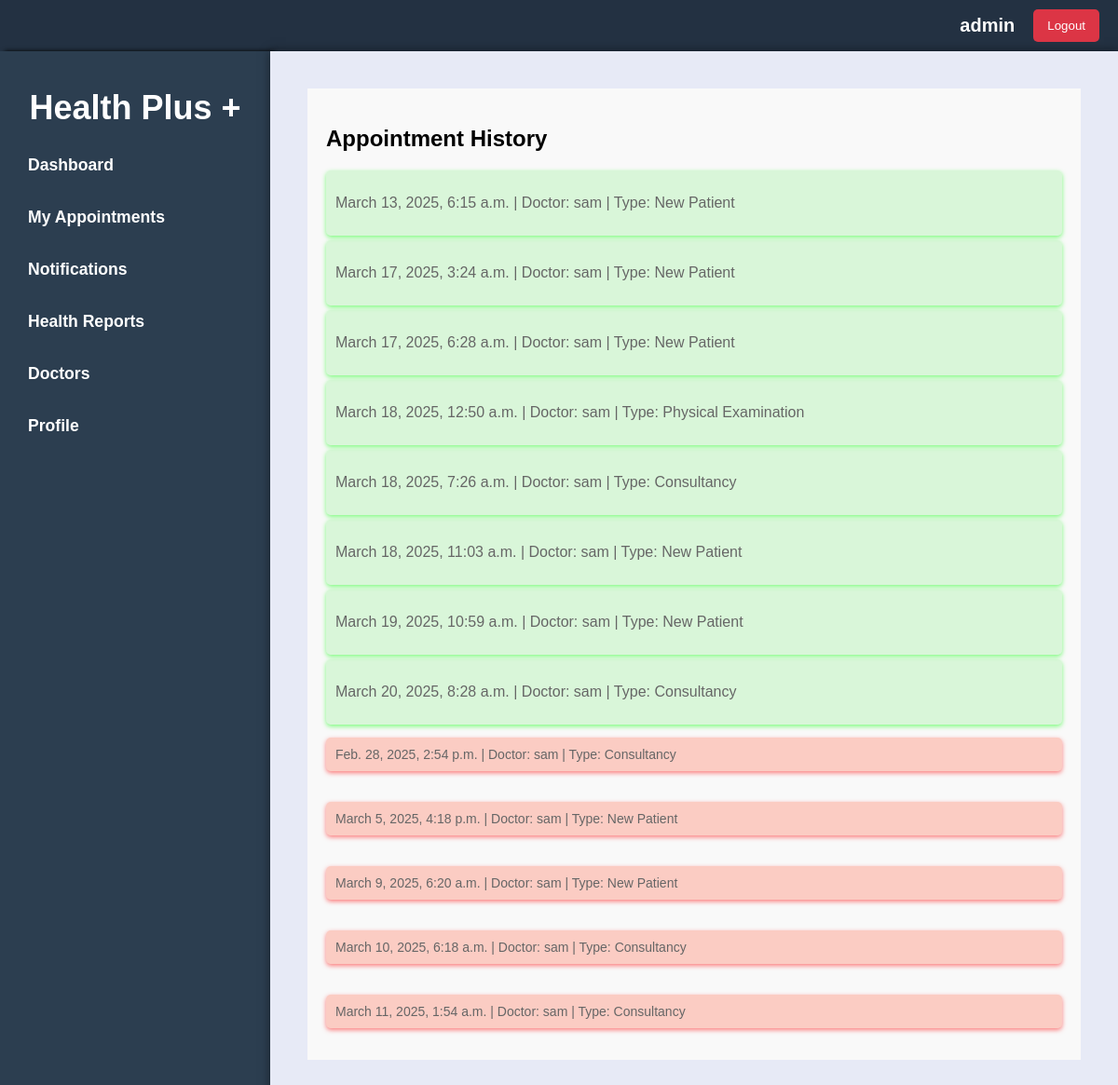
The page /appointments/ (signed in) on the database as committed earlier.
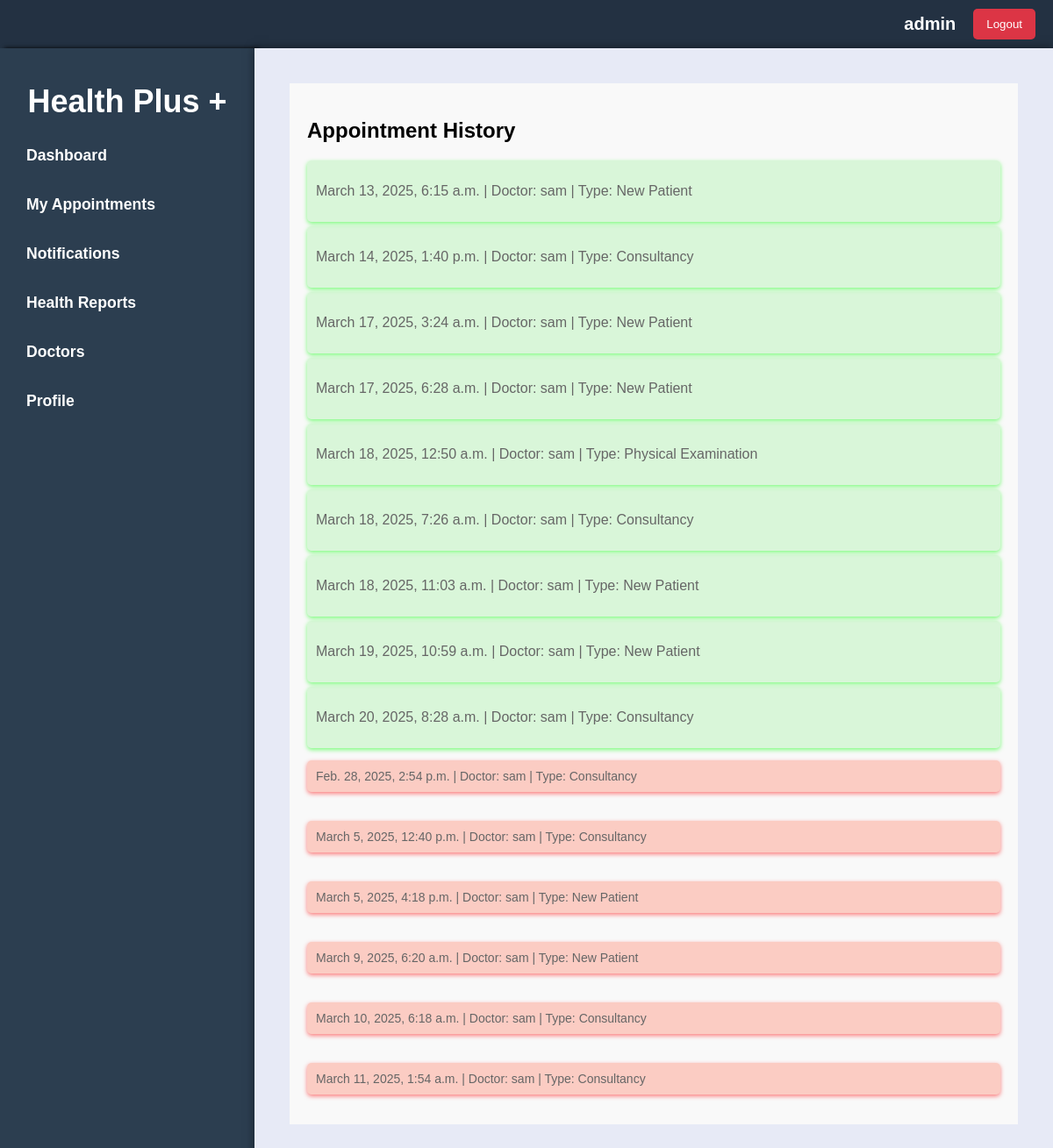
The same page on the database as committed later.
### booking/models.py (models this page shows, shortened)
class Appointment(models.Model):
    user = models.ForeignKey(User, on_delete=models.CASCADE, related_name='appointments')
    doctor = models.ForeignKey(Doctor, on_delete=models.CASCADE, related_name='appointments')
    appointment_type = models.ForeignKey(AppointmentType, on_delete=models.CASCADE)  # New field
    appointment_date = models.DateField()
    appointment_time = models.TimeField()
    status = models.CharField(max_length=20, choices=[('scheduled', 'Scheduled'), ('completed', 'Completed'), ('canceled', 'Canceled')])
    created_at = models.DateTimeField(auto_now_add=True)
    updated_at = models.DateTimeField(auto_now=True)
    class Meta:
        indexes = [
            models.Index(fields=['appointment_date']),
        ]

class Doctor(models.Model):
    user = models.OneToOneField(User, on_delete=models.CASCADE)
    specialty = models.CharField(max_length=100)
    qualifications = models.TextField()
    experience_years = models.PositiveIntegerField()
    languages_spoken = models.CharField(max_length=100, blank=True)
    rating = models.FloatField(default=0.0)
    available_days = models.CharField(max_length=100)
    available_time_start = models.TimeField()
    available_time_end = models.TimeField()

class AppointmentType(models.Model):
    name = models.CharField(max_length=100)
    duration = models.PositiveIntegerField()
    def __str__(self):
        return self.name

### booking/views.py (the view)
# urls.py: path('appointments/',views.appointmentListView, name='appointment_list'),
def appointmentListView(request):
    current_datetime = timezone.now()  # Get the current date and time
    bookings = Appointment.objects.filter(user=request.user).order_by('appointment_date', 'appointment_time')  # Order by appointment_date and appointment_time
    past_bookings = []
    upcoming_bookings = []
    for booking in bookings:
        if booking.appointment_date < current_datetime.date() or (booking.appointment_date == current_datetime.date() and booking.appointment_time < current_datetime.time()):
            past_bookings.append(booking)
        else:
            upcoming_bookings.append(booking)
    context = {
        "title": "Appointment List",
        'upcoming_bookings': upcoming_bookings,
        'past_bookings': past_bookings,
        "current_date": current_datetime.date(),
    }
    return render(request, "appointment/appointment_list.html", context)

### booking/templates/appointment/appointment_list.html (shortened to what this page needs)
{% extends 'index.html' %}
{% block content %}
<section style='flex-basis:80%;'>
    <h1>Appointment History</h1>
    {% if upcoming_bookings %}
        <div class="booking-list">
            {% for booking in upcoming_bookings %}
            <a href="{% url 'appointments-detail' booking.pk %}" class="upcoming-booking">
                <p>
                    {{ booking.appointment_date }}, {{ booking.appointment_time }} | Doctor: {{ booking.doctor.user.username }} | Type: {{ booking.appointment_type }}
                </p>
            </a>
            {% endfor %}
        </div>
    {% else %}
        <p>No upcoming appointments.</p>
    {% endif %}
    {% if past_bookings %}
        <div class="booking-list">
            {% for booking in past_bookings %}
            <p class="past-booking">
                {{ booking.appointment_date }}, {{ booking.appointment_time }} | Doctor: {{ booking.doctor.user.username }} | Type: {{ booking.appointment_type }}
            </p>
            {% endfor %}
        </div>
    {% else %}
        <p>No past appointments.</p>
    {% endif %}
</section>
{% endblock %}

Rows that differ between the two databases and show on the page:
added Appointment: appointment_date "March 14, 2025", appointment_time "1:40 p.m.", doctor.user.username "sam", appointment_type "Consultancy", shown under "Appointment History"
added Appointment: appointment_date "March 5, 2025", appointment_time "12:40 p.m.", doctor.user.username "sam", appointment_type "Consultancy"
